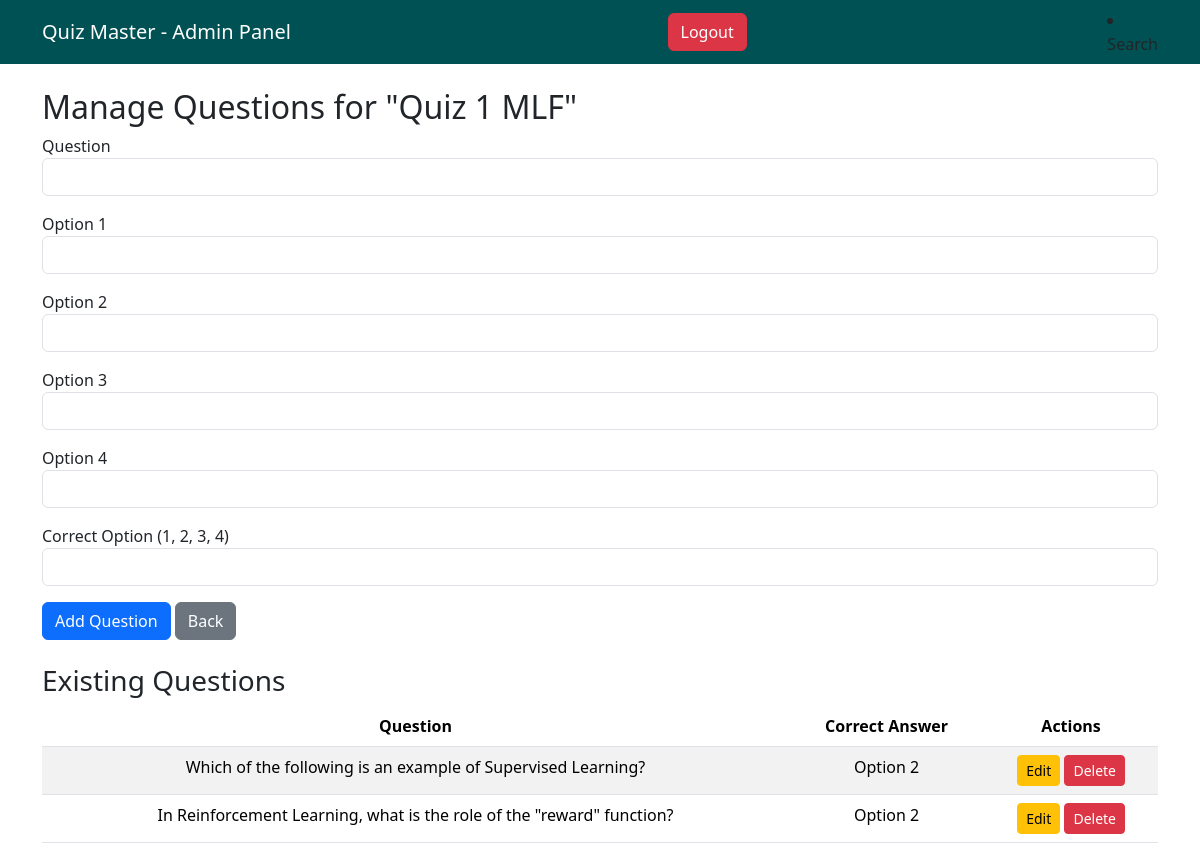
Page /admin_dashboard/questions/1 (signed in) on the committed database.
### model.py (models this page shows, shortened)
class Quiz(db.Model):
    id=db.Column(db.Integer,primary_key=True)
    name=db.Column(db.String(100), nullable=False)
    chapter_id=db.Column(db.Integer,db.ForeignKey('chapter.id'),nullable=False)
    quiz_date=db.Column(db.DateTime,default=datetime.utcnow)
    time_duration=db.Column(db.String(5)) # HH:MM format
    start_time = db.Column(db.DateTime, nullable=False)
    end_time = db.Column(db.DateTime, nullable=False)
    remarks=db.Column(db.Text)
    chapter=db.relationship('Chapter', backref=db.backref('quizzes',lazy=True))

class Question(db.Model):
    id=db.Column(db.Integer,primary_key=True)
    quiz_id=db.Column(db.Integer,db.ForeignKey('quiz.id'),nullable=False)
    quiz_question=db.Column(db.Text,nullable=False)
    option1=db.Column(db.String(200),nullable=False)
    option2=db.Column(db.String(200),nullable=False)
    option3=db.Column(db.String(200),nullable=False)
    option4=db.Column(db.String(200),nullable=False)
    correct_choice=db.Column(db.Integer,nullable=False)
    quiz = db.relationship('Quiz',backref=db.backref('questions',lazy=True))

### app.py (the view, shortened to what this page needs)
@app.route('/admin_dashboard/questions/<int:quiz_id>',methods=['GET','POST'])
@login_required
def manage_questions(quiz_id):
    if not current_user.is_admin():
        flash("You are not authorized to visit this route",'danger')
        return redirect(url_for('user_dashboard'))
    else:
        quiz=Quiz.query.get_or_404(quiz_id)
        questions=Question.query.filter_by(quiz_id=quiz_id).all()
        return render_template('manage_questions.html',quiz=quiz,questions=questions)

### app.py (called while the page is built)
@login_manager.user_loader
def load_user(user_id):
    return User.query.get(int(user_id))

### model.py (called while the page is built)
    def is_admin(self):
        return self.role == 'admin'

### templates/manage_questions.html
{% extends 'base.html' %}
{% block body %}
    <div class="container mt-4">
        <h2>Manage Questions for "{{ quiz.name }}"</h2>
        <form method="POST">
            <div class="mb-3">
                <label>Question</label>
                <input type="text" class="form-control" name="quiz_question" required>
            </div>
            <div class="mb-3">
                <label>Option 1</label>
                <input type="text" class="form-control" name="option1" required>
            </div>
            <div class="mb-3">
                <label>Option 2</label>
                <input type="text" class="form-control" name="option2" required>
            </div>
            <div class="mb-3">
                <label>Option 3</label>
                <input type="text" class="form-control" name="option3" required>
            </div>
            <div class="mb-3">
                <label>Option 4</label>
                <input type="text" class="form-control" name="option4" required>
            </div>
            <div class="mb-3">
                <label>Correct Option (1, 2, 3, 4)</label>
                <input type="number" class="form-control" name="correct_choice" required>
            </div>
            <button type="submit" class="btn btn-primary">Add Question</button>
            <a href="{{ url_for('manage_quizzes') }}" class="btn btn-secondary">Back</a>
        </form>
        <h3 class="mt-4">Existing Questions</h3>
        <table class="table table-striped table-hover text-center">
            <thead>
                <tr>
                    <th>Question</th>
                    <th>Correct Answer</th>
                    <th>Actions</th>
                </tr>
            </thead>
            <tbody>
                {% for question in questions %}
                <tr>
                    <td>{{ question.quiz_question }}</td>
                    <td>Option {{ question.correct_choice }}</td>
                    <td>
                        <a href="{{ url_for('edit_question', question_id=question.id, quiz_id=quiz.id) }}" class="btn btn-warning btn-sm">Edit</a>
                        <a href="{{ url_for('delete_question', question_id=question.id,quiz_id=quiz.id) }}" class="btn btn-danger btn-sm">Delete</a>
                    </td>
                </tr>
                {% endfor %}
            </tbody>
        </table>
    </div>
</body>
</html>
{% endblock body %}

### rows in the picture
Quiz: name "Quiz 1 MLF"
Question: quiz_question "Which of the following is an example of Supervised Learning?", correct_choice "2"
Question: quiz_question "In Reinforcement Learning, what is the role of the \"reward\" function?", correct_choice "2"
